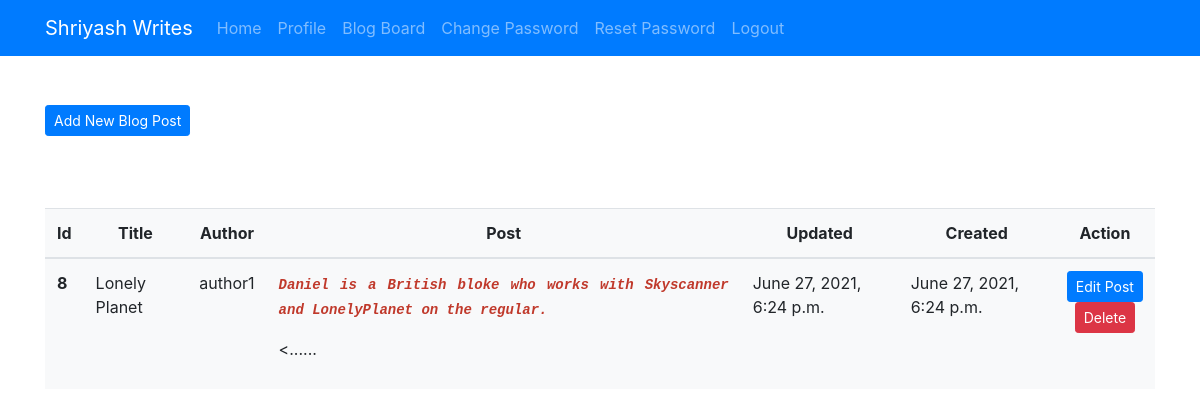
/blogdashboard/ (signed in), run on an earlier commit of the app's database.
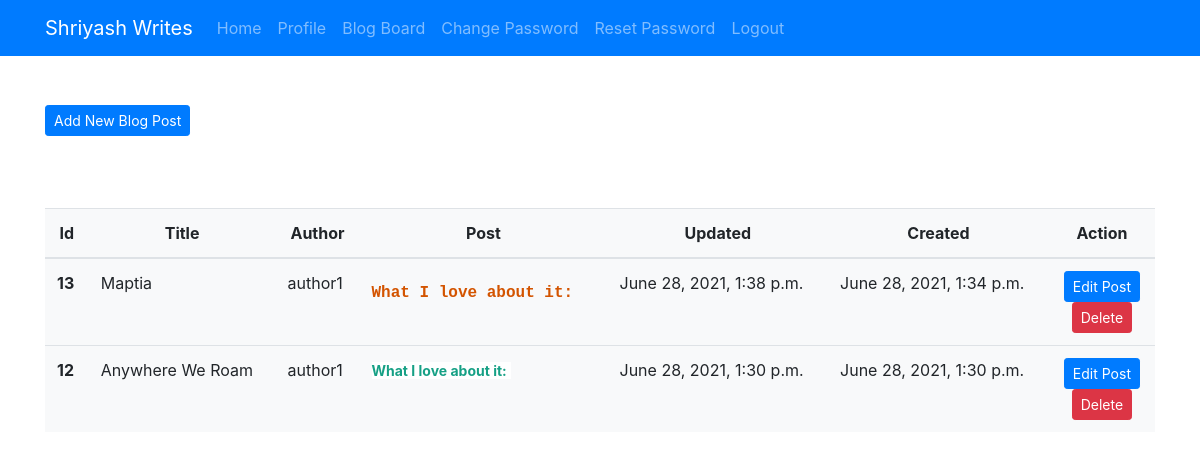
And on a later commit of the database.
### mywebsite/models.py (models this page shows, shortened)
class BlogPost(models.Model):
    title = models.CharField(max_length=150)
    author = models.ForeignKey(User,on_delete=models.CASCADE)
    blog_post = RichTextUploadingField()
    updated = models.DateTimeField(auto_now=True)
    created = models.DateTimeField(auto_now_add=True)
    likes = models.ManyToManyField(User, related_name='likes')
    class Meta:
        ordering = ('-created',)

### mywebsite/views.py (the view)
# urls.py: path('blogdashboard/', views.blogdashboard, name='blogdashboard'),
def blogdashboard(request):
    if request.user.is_authenticated:
        user = request.user
        posts = BlogPost.objects.filter(author=user)
        return render(request, 'blogdashboard.html', {'posts': posts})
    else:
        return HttpResponseRedirect('/login/')

### mywebsite/templates/blogdashboard.html (shortened to what this page needs)
{% extends 'base1.html' %}
{% load static %}
{% block content %}
<div class="container my-5">
  <a href="{% url 'addpost' %}" class="text-center btn btn-sm btn-primary">Add New Blog Post</a>
  <br><br>
    {% if posts %}
    <table class="table table-hover shadow-sm p-5 mb-5 bg-light my-5">
      <thead>
        <tr class="text-center">
          <th scope="col">Id</th>
          <th scope="col">Title</th>
          <th scope="col">Author</th>
          <th scope="col">Post</th>
          <th scope="col">Updated</th>
          <th scope="col">Created</th>
          <th scope="col">Action</th>
        </tr>
      </thead>
      <tbody>
        {% for post in posts %}
        <tr>
          <th scope="row">{{post.id}}</th>
          <td class="text-justify">{{post.title}}</td>
          <td class="text-justify">{{post.author}}</td>
          <td class="text-justify">{{post.blog_post|safe|slice:':300'}}......</td>
          <td>{{post.updated}}</td>
          <td>{{post.created}}</td>
          <td class='text-center'>
            <a href="{% url 'updatepost' post.id %}" class="btn btn-sm btn-primary">Edit Post</a>
              <form action="{% url 'deletepost' post.id %}" method="POST" class="">
                <input type="submit" class="btn btn-sm btn-danger" value="Delete">
              </form>
          </td>
        </tr>
        {% endfor %}
      </tbody>
    </table>
    {% endif %}
</div>
{% endblock content %}

### mywebsite/templates/base1.html (shortened to what this page needs)
{% load static %}
<!DOCTYPE html>
<html lang="en">
<head>
    <link rel="stylesheet" href="https://maxcdn.bootstrapcdn.com/bootstrap/4.0.0/css/bootstrap.min.css"
>
</head>
<body>
    <nav class="navbar navbar-expand-lg navbar-dark bg-primary">
        <div class="container">
            <a class="navbar-brand" href="{% url 'index' %}">Shriyash Writes</a>
            <div class="collapse navbar-collapse" id="navbarNav">
                <ul class="navbar-nav">
                    {% if request.user.is_authenticated %}
                    <li class="nav-item ">
                        <a class="nav-link" href="{% url 'index' %}">Home</a>
                    </li>
                    <li class="nav-item">
                        <a class="nav-link" href="{% url 'profile' %}">Profile</a>
                    </li>
                    <li class="nav-item">
                        <a class="nav-link" href="{% url 'blogdashboard' %}">Blog Board</a>
                    </li>
                    <li class="nav-item">
                        <a class="nav-link" href="{% url 'changepassword1' %}">Change Password</a>
                    </li>
                    <li class="nav-item">
                        <a class="nav-link" href="{% url 'changepassword2' %}">Reset Password</a>
                    </li>
                    <li class="nav-item">
                        <a class="nav-link" href="{% url 'logout' %}">Logout</a>
                    </li>
                    {% endif %}
                </ul>
            </div>
        </div>
    </nav>
    <div class="container">
        <div class="row">
            <div class="col-sm-12">
            </div>
        </div>
    </div>
    {% block content %}
    {% endblock %}
</body>
</html>

What changed in the data, as far as the page shows it:
removed BlogPost: id "8", title "Lonely Planet", author "author1", blog_post "Daniel is a British bloke who works with Skyscanner and LonelyPlanet on the regular. <", updated "June 27, 2021, 6:24 p.m.", created "June 27, 2021, 6:24 p.m."
added BlogPost: id "13", title "Maptia", author "author1", blog_post "What I love about it:", updated "June 28, 2021, 1:38 p.m.", created "June 28, 2021, 1:34 p.m."
added BlogPost: id "12", title "Anywhere We Roam", author "author1", blog_post "What I love about it:", updated "June 28, 2021, 1:30 p.m.", created "June 28, 2021, 1:30 p.m."
